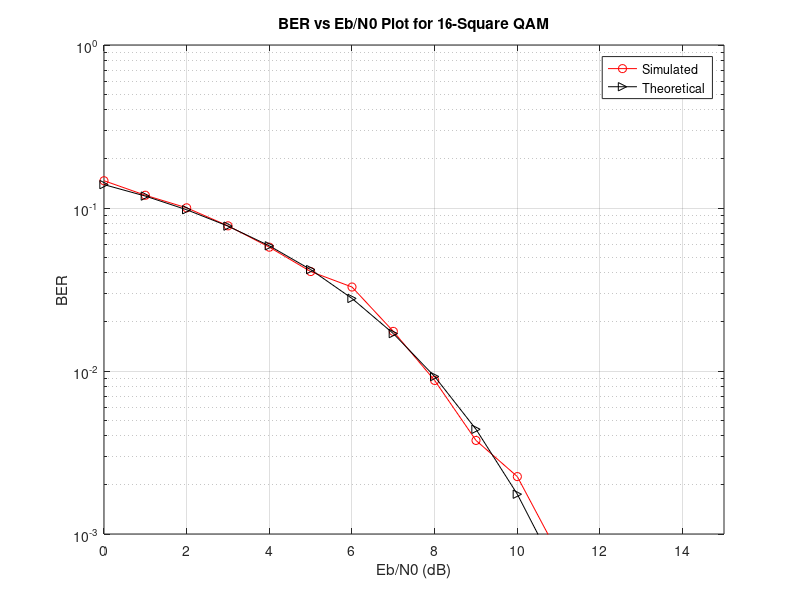

Here is the MATLAB script that generated this plot:
% Write a program to plot Practical and Theoretical BER vs SNR graph of received 16-Square QAM signal in the presence of AWGN for ML receiver.

clc;
clear all;
close all;
pkg load communications
N = 4000;  % Number of bits to be transmitted using *-PSK
           % Too large value may slow down the program
x = randi([0,1],1,N); % Random input bits generation
M = 16;     % Number of Symbols in 16-Square QAM
d = sqrt(2/5); % Average symbol energy is normalised to unity

% Symbol Generation
yy = [];
for i=1:4:length(x)
  if x(i)==0 && x(i+1)==0 & x(i+2)==0 & x(i+3)==0
    y = -3*d/2+j*(-3*d/2);
  elseif x(i)==0 && x(i+1)==0 & x(i+2)==0 & x(i+3)==1
    y = -3*d/2+j*(-d/2);
  elseif x(i)==0 && x(i+1)==0 & x(i+2)==1 & x(i+3)==1
    y = -3*d/2+j*(d/2);
  elseif x(i)==0 && x(i+1)==0 & x(i+2)==1 & x(i+3)==0
    y = -3*d/2+j*(3*d/2);

  elseif x(i)==0 && x(i+1)==1 & x(i+2)==0 & x(i+3)==0
    y = -d/2+j*(-3*d/2);
  elseif x(i)==0 && x(i+1)==1 & x(i+2)==0 & x(i+3)==1
    y = -d/2+j*(-d/2);
  elseif x(i)==0 && x(i+1)==1 & x(i+2)==1 & x(i+3)==1
    y = -d/2+j*(d/2);
  elseif x(i)==0 && x(i+1)==1 & x(i+2)==1 & x(i+3)==0
    y = -d/2+j*(3*d/2);

  elseif x(i)==1 && x(i+1)==1 & x(i+2)==0 & x(i+3)==0
    y = d/2+j*(-3*d/2);
  elseif x(i)==1 && x(i+1)==1 & x(i+2)==0 & x(i+3)==1
    y = d/2+j*(-d/2);
  elseif x(i)==1 && x(i+1)==1 & x(i+2)==1 & x(i+3)==1
    y = d/2+j*(d/2);
  elseif x(i)==1 && x(i+1)==1 & x(i+2)==1 & x(i+3)==0
    y = d/2+j*(3*d/2);

  elseif x(i)==1 && x(i+1)==0 & x(i+2)==0 & x(i+3)==0
    y = 3*d/2+j*(-3*d/2);
  elseif x(i)==1 && x(i+1)==0 & x(i+2)==0 & x(i+3)==1
    y = 3*d/2+j*(-d/2);
  elseif x(i)==1 && x(i+1)==0 & x(i+2)==1 & x(i+3)==1
    y = 3*d/2+j*(d/2);
  elseif x(i)==1 && x(i+1)==0 & x(i+2)==1 & x(i+3)==0
    y = 3*d/2+j*(3*d/2);
  endif
% Transmitted Symbols
yy = [yy y];
endfor

% Detection based on euclidean distance
ber_simulated = [];
ber_theoretical = [];
ref_symbols = [-3*d/2+j*(-3*d/2) -3*d/2+j*(-d/2) -3*d/2+j*d/2 -3*d/2+j*(3*d/2) -d/2+j*(-3*d/2) -d/2+j*(-d/2) -d/2+j*d/2 -d/2+j*(3*d/2) d/2+j*(-3*d/2) d/2+j*(-d/2) d/2+j*d/2 d/2+j*(3*d/2) 3*d/2+j*(-3*d/2) 3*d/2+j*(-d/2) 3*d/2+j*d/2 3*d/2+j*(3*d/2)];
for EbN0db = 0:15
EbN0 = 10^(EbN0db/10);
n = (1/sqrt(2))*[randn(1,length(yy)) + 1j*randn(1,length(yy))];
sigma = sqrt(1/((log2(M))*EbN0)); % Symbol energy is normalized to Unity
r = yy + sigma*n;

% Calculation of Euclidian Distances of received symbols from reference symobols
min_dist_index = [];
for i=1:length(r)
  Dist = [];
  for k=1:length(ref_symbols)
  dist = sqrt((real(r(i))-real(ref_symbols(k)))^2 + (imag(r(i))-imag(ref_symbols(k)))^2);
  Dist = [Dist dist];
  endfor
  min_dist_index = [min_dist_index find(Dist==min(Dist))];
endfor

% Estimation of Bits
x_estimated = [];
for i=1:length(r)
  if ref_symbols(min_dist_index(i))== -3*d/2+j*(-3*d/2);
    x_estimated = [x_estimated 0 0 0 0];
  elseif ref_symbols(min_dist_index(i))== -3*d/2+j*(-d/2);
    x_estimated = [x_estimated 0 0 0 1];
  elseif ref_symbols(min_dist_index(i))== -3*d/2+j*(d/2);
    x_estimated = [x_estimated 0 0 1 1];
  elseif ref_symbols(min_dist_index(i))== -3*d/2+j*(3*d/2);
    x_estimated = [x_estimated 0 0 1 0];

  elseif ref_symbols(min_dist_index(i))== -d/2+j*(-3*d/2);
    x_estimated = [x_estimated 0 1 0 0];
  elseif ref_symbols(min_dist_index(i))== -d/2+j*(-d/2);
    x_estimated = [x_estimated 0 1 0 1];
  elseif ref_symbols(min_dist_index(i))== -d/2+j*(d/2);
    x_estimated = [x_estimated 0 1 1 1];
  elseif ref_symbols(min_dist_index(i))== -d/2+j*(3*d/2);
    x_estimated = [x_estimated 0 1 1 0];

  elseif ref_symbols(min_dist_index(i))== d/2+j*(-3*d/2);
    x_estimated = [x_estimated 1 1 0 0];
  elseif ref_symbols(min_dist_index(i))== d/2+j*(-d/2);
    x_estimated = [x_estimated 1 1 0 1];
  elseif ref_symbols(min_dist_index(i))== d/2+j*(d/2);
    x_estimated = [x_estimated 1 1 1 1];
  elseif ref_symbols(min_dist_index(i))== d/2+j*(3*d/2);
    x_estimated = [x_estimated 1 1 1 0];

  elseif ref_symbols(min_dist_index(i))== 3*d/2+j*(-3*d/2);
    x_estimated = [x_estimated 1 0 0 0];
  elseif ref_symbols(min_dist_index(i))== 3*d/2+j*(-d/2);
    x_estimated = [x_estimated 1 0 0 1];
  elseif ref_symbols(min_dist_index(i))== 3*d/2+j*(d/2);
    x_estimated = [x_estimated 1 0 1 1];
  elseif ref_symbols(min_dist_index(i))== 3*d/2+j*(3*d/2);
    x_estimated = [x_estimated 1 0 1 0];
  endif
endfor

% BER Computation
ber_simulated =[ber_simulated sum(x~=x_estimated)/N];
ber_theoretical = [ber_theoretical (3/(2*log2(M)))*erfc(sqrt(2*EbN0/5))];
endfor
EbN0db = 0:15;

% BER Plotting
semilogy(EbN0db, ber_simulated, 'ro-', EbN0db, ber_theoretical, 'k>-');
title('BER vs Eb/N0 Plot for 16-Square QAM');
xlabel('Eb/N0 (dB)');
ylabel('BER');
grid on;
legend('Simulated', 'Theoretical');
axis([0 15 10^-3 10^0]);

